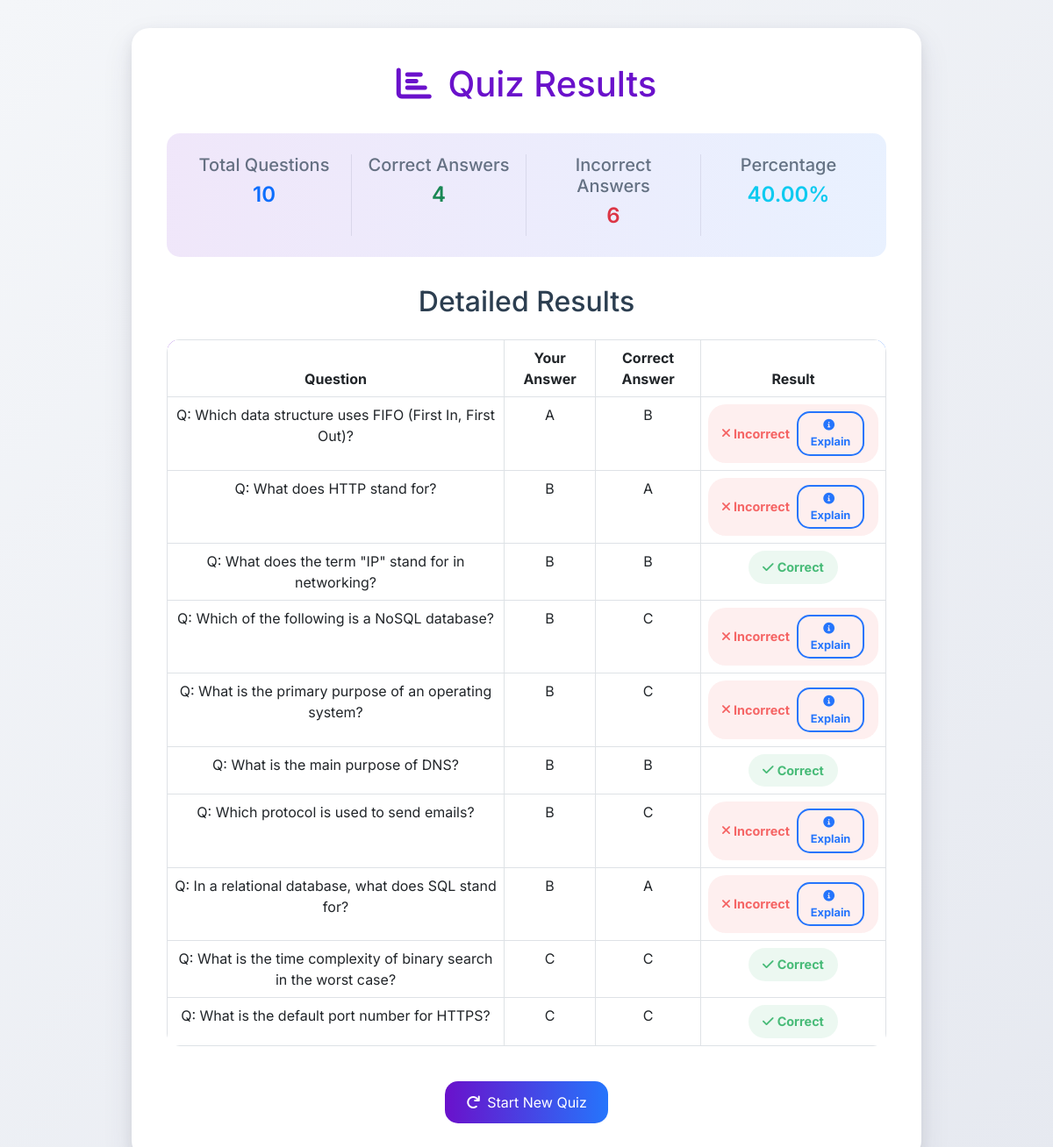
Before: /results/ with the older database file.
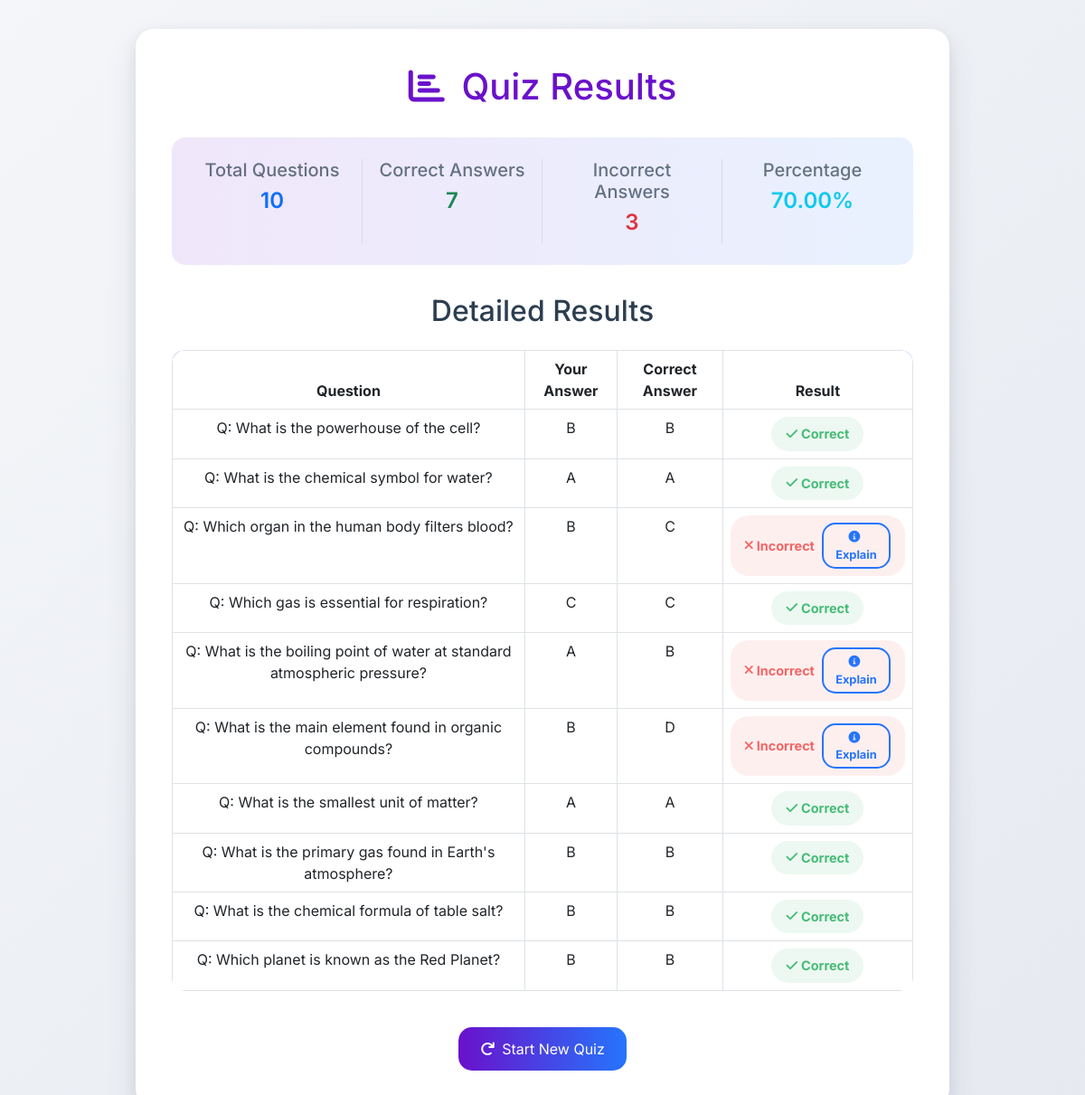
After: the same page with the newer database file.
### quiz_questions/models.py (models this page shows, shortened)
class Answers(models.Model):
    question = models.ForeignKey(Question, on_delete=models.CASCADE)
    user_answer =models.CharField(max_length=1)
    correct_ans=models.CharField(max_length=10,null=True)
    is_correct = models.BooleanField()
    def __str__(self):
        return f"Q: {self.question.Question}"

class Question(models.Model):
    Catagory=models.ForeignKey(Catagory, on_delete=models.CASCADE)
    Question=models.CharField(max_length=1000)
    option_a=models.CharField(max_length=100)
    option_b=models.CharField(max_length=100)
    option_c=models.CharField(max_length=100)
    option_d=models.CharField(max_length=100)
    correct_option=models.CharField(max_length=100)

### quiz_questions/views.py (the view)
# urls.py: path('results/', quiz_results, name='results'),
def quiz_results(request):
    results = Answers.objects.all()
    total_questions = results.count()
    correct_answers = results.filter(is_correct=True).count()
    incorrect_answers = total_questions - correct_answers
    return render(request,'results.html',{'results': results,'total_questions': total_questions,'correct_answers': correct_answers,'incorrect_answers': incorrect_answers,'percentage': (correct_answers / total_questions * 100)})

### quiz_questions/templates/results.html (shortened to what this page needs)
<!DOCTYPE html>
<html lang="en">
<head>
    <link href="https://cdn.jsdelivr.net/npm/bootstrap@5.3.0/dist/css/bootstrap.min.css" rel="stylesheet">
    <link href="https://cdnjs.cloudflare.com/ajax/libs/font-awesome/6.0.0-beta3/css/all.min.css" rel="stylesheet">
</head>
<body>
    <div class="container results-container">
        <h1 class="results-header">
            <i class="fas fa-chart-bar me-2"></i>
            Quiz Results
        </h1>
        <div class="stats-card">
            <div class="row">
                <div class="col-md-3 col-6">
                    <h5>Total Questions</h5>
                    <p class="h4 text-primary">{{ total_questions }}</p>
                </div>
                <div class="col-md-3 col-6">
                    <h5>Correct Answers</h5>
                    <p class="h4 text-success">{{ correct_answers }}</p>
                </div>
                <div class="col-md-3 col-6">
                    <h5>Incorrect Answers</h5>
                    <p class="h4 text-danger">{{ incorrect_answers }}</p>
                </div>
                <div class="col-md-3 col-6">
                    <h5>Percentage</h5>
                    <p class="h4 text-info">{{ percentage|floatformat:2 }}%</p>
                </div>
            </div>
        </div>
        <h2 class="text-center mb-4">Detailed Results</h2>
        <div class="table-responsive">
            <table class="table table-hover table-bordered">
                <thead class="text-center">
                    <tr>
                        <th>Question</th>
                        <th>Your Answer</th>
                        <th>Correct Answer</th>
                        <th>Result</th>
                    </tr>
                </thead>
                <tbody>
                    {% for result in results %}
                    <tr class="text-center">
                        <td>{{ result }}</td>
                        <td>{{ result.user_answer }}</td>
                        <td>{{ result.question.correct_option }}</td>
                        <td>
                            {% if result.is_correct %}
                                <span class="result-badge result-correct">
                                    <i class="fas fa-check me-1"></i>Correct
                                </span>
                            {% else %}
                                <span class="result-badge result-incorrect">
                                    <i class="fas fa-times me-1"></i>Incorrect
                                    <a href="/explain/{{ result.question.id }}/{{result.user_answer}}" class="explain-btn">
                                        <i class="fas fa-info-circle me-1"></i>Explain
                                    </a>
                                </span>
                            {% endif %}
                        </td>
                    </tr>
                    {% endfor %}
                </tbody>
            </table>
        </div>
        <div class="text-center mt-4">
            <a href="/" class="btn start-new-quiz-btn">
                <i class="fas fa-redo me-2"></i>Start New Quiz
            </a>
        </div>
    </div>
</body>
</html>

### quiz_questions/templates/results.html (style rules this page uses)
:root { --primary-color: #6a11cb; --secondary-color: #2575fc; --background-color: #f4f6f9; --text-color: #2c3e50; --success-color: #48bb78; --danger-color: #f56565; }
body { background: linear-gradient(135deg, var(--background-color) 0%, #e6e9f0 100%); font-family: 'Inter', sans-serif; color: var(--text-color); min-height: 100vh; display: flex; align-items: center; padding: 2rem 0; }
.results-container { max-width: 900px; background: white; border-radius: 20px; box-shadow: 0 15px 35px rgba(50,50,93,.1), 0 5px 15px rgba(0,0,0,.07); padding: 2.5rem; transition: all 0.3s ease; }
.results-header { text-align: center; margin-bottom: 2rem; color: var(--primary-color); }
.stats-card { background: linear-gradient(to right, rgba(106, 17, 203, 0.1), rgba(37, 117, 252, 0.1)); border-radius: 15px; padding: 1.5rem; margin-bottom: 2rem; }
.stats-card .row > div { text-align: center; border-right: 1px solid rgba(50,50,93,.1); }
.stats-card .row > div:last-child { border-right: none; }
.stats-card h5 { color: var(--text-color); margin-bottom: 0.5rem; opacity: 0.7; }
.stats-card .h4 { font-weight: 600; }
.table { border-radius: 15px; overflow: hidden; }
.table thead { background: linear-gradient(to right, var(--primary-color), var(--secondary-color)); color: white; }
.result-badge { font-weight: bold; padding: 0.5rem 1rem; border-radius: 20px; display: inline-flex; align-items: center; font-size: 0.9rem; }
.result-correct { background-color: rgba(72, 187, 120, 0.1); color: var(--success-color); }
.result-incorrect { background-color: rgba(245, 101, 101, 0.1); color: var(--danger-color); }
.explain-btn { margin-left: 0.5rem; background: none; border: 2px solid var(--secondary-color); color: var(--secondary-color); padding: 0.25rem 0.5rem; border-radius: 15px; font-size: 0.8rem; transition: all 0.3s ease; text-decoration: none; }
.start-new-quiz-btn { background: linear-gradient(to right, var(--primary-color), var(--secondary-color)); border: none; color: white; padding: 0.75rem 1.5rem; border-radius: 15px; transition: all 0.3s ease; }

Changed rows visible on the page:
removed Answers: question.Question "Q: Which data structure uses FIFO (First In, First Out)?", user_answer "A", question.correct_option "B"
removed Answers: question.Question "Q: What does HTTP stand for?", user_answer "B", question.correct_option "A"
removed Answers: question.Question "Q: What does the term \"IP\" stand for in networking?", user_answer "B", question.correct_option "B", is_correct True (drawn)
removed Answers: question.Question "Q: Which of the following is a NoSQL database?", user_answer "B", question.correct_option "C"
removed Answers: question.Question "Q: What is the primary purpose of an operating system?", user_answer "B", question.correct_option "C"
removed Answers: question.Question "Q: What is the main purpose of DNS?", user_answer "B", question.correct_option "B", is_correct True (drawn)
removed Answers: question.Question "Q: Which protocol is used to send emails?", user_answer "B", question.correct_option "C"
removed Answers: question.Question "Q: In a relational database, what does SQL stand for?", user_answer "B", question.correct_option "A"
removed Answers: question.Question "Q: What is the time complexity of binary search in the worst case?", user_answer "C", question.correct_option "C", is_correct True (drawn)
removed Answers: question.Question "Q: What is the default port number for HTTPS?", user_answer "C", question.correct_option "C", is_correct True (drawn)
added Answers: question.Question "Q: What is the powerhouse of the cell?", user_answer "B", question.correct_option "B", is_correct True (drawn)
added Answers: question.Question "Q: What is the chemical symbol for water?", user_answer "A", question.correct_option "A", is_correct True (drawn)
added Answers: question.Question "Q: Which organ in the human body filters blood?", user_answer "B", question.correct_option "C"
added Answers: question.Question "Q: Which gas is essential for respiration?", user_answer "C", question.correct_option "C", is_correct True (drawn)
added Answers: question.Question "Q: What is the boiling point of water at standard atmospheric pressure?", user_answer "A", question.correct_option "B"
added Answers: question.Question "Q: What is the main element found in organic compounds?", user_answer "B", question.correct_option "D"
added Answers: question.Question "Q: What is the smallest unit of matter?", user_answer "A", question.correct_option "A", is_correct True (drawn)
added Answers: question.Question "Q: What is the primary gas found in Earth's atmosphere?", user_answer "B", question.correct_option "B", is_correct True (drawn)
added Answers: question.Question "Q: What is the chemical formula of table salt?", user_answer "B", question.correct_option "B", is_correct True (drawn)
added Answers: question.Question "Q: Which planet is known as the Red Planet?", user_answer "B", question.correct_option "B", is_correct True (drawn)
Other visible differences:
{{ correct_answers }}: "4" → "7"
{{ incorrect_answers }}: "6" → "3"
{{ percentage|floatformat:2 }}: "40.00" → "70.00"
